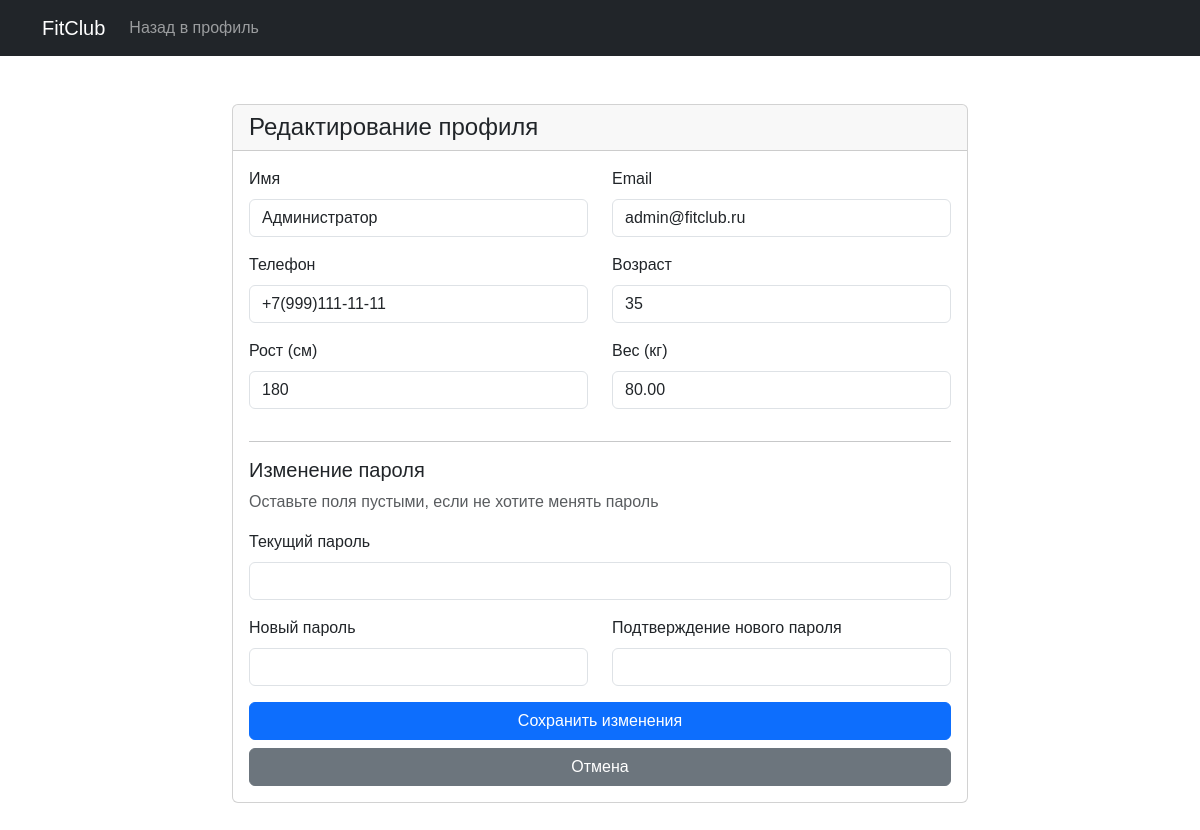
The page /edit_profile.php (signed in) on the database its author committed.
### tables this page shows
CREATE TABLE users (
    id INT AUTO_INCREMENT PRIMARY KEY,
    email VARCHAR(255) UNIQUE NOT NULL,
    password VARCHAR(255) NOT NULL,
    role ENUM('client', 'trainer', 'admin') DEFAULT 'client',
    phone VARCHAR(255) NULL,
    name VARCHAR(255) NULL,
    age INT NULL,
    height INT NULL,
    weight DECIMAL(5,2) NULL,
    created_at TIMESTAMP DEFAULT CURRENT_TIMESTAMP,
    updated_at TIMESTAMP DEFAULT CURRENT_TIMESTAMP ON UPDATE CURRENT_TIMESTAMP
);

### edit_profile.php (the view, shortened to what this page needs)
<?php
require_once 'config/db.php';
$user_id = $_SESSION['user_id'];
$sql = "SELECT * FROM users WHERE id = ?";
$stmt = $conn->prepare($sql);
$stmt->bind_param("i", $user_id);
$stmt->execute();
$user = $stmt->get_result()->fetch_assoc();
?>
<!DOCTYPE html>
<html lang="ru">
<head>
    <link href="https://cdn.jsdelivr.net/npm/bootstrap@5.3.0/dist/css/bootstrap.min.css" rel="stylesheet">
    <link rel="stylesheet" href="css/style.css">
</head>
<body>
    <nav class="navbar navbar-expand-lg navbar-dark bg-dark">
        <div class="container">
            <a class="navbar-brand" href="index.php">FitClub</a>
            <div class="collapse navbar-collapse" id="navbarNav">
                <ul class="navbar-nav me-auto">
                    <li class="nav-item">
                        <a class="nav-link" href="profile.php">Назад в профиль</a>
                    </li>
                </ul>
            </div>
        </div>
    </nav>
    <div class="container py-5">
        <div class="row justify-content-center">
            <div class="col-md-8">
                <div class="card">
                    <div class="card-header">
                        <h4 class="mb-0">Редактирование профиля</h4>
                    </div>
                    <div class="card-body">
                        <form method="POST">
                            <div class="row">
                                <div class="col-md-6 mb-3">
                                    <label class="form-label">Имя</label>
                                    <input type="text" class="form-control" name="name"
                                           value="<?php echo htmlspecialchars($user['name']); ?>" required>
                                </div>
                                <div class="col-md-6 mb-3">
                                    <label class="form-label">Email</label>
                                    <input type="email" class="form-control" name="email"
                                           value="<?php echo htmlspecialchars($user['email']); ?>" required>
                                </div>
                            </div>
                            <div class="row">
                                <div class="col-md-6 mb-3">
                                    <label class="form-label">Телефон</label>
                                    <input type="text" class="form-control" name="phone"
                                           value="<?php echo htmlspecialchars($user['phone']); ?>">
                                </div>
                                <div class="col-md-6 mb-3">
                                    <label class="form-label">Возраст</label>
                                    <input type="number" class="form-control" name="age"
                                           value="<?php echo $user['age']; ?>">
                                </div>
                            </div>
                            <div class="row">
                                <div class="col-md-6 mb-3">
                                    <label class="form-label">Рост (см)</label>
                                    <input type="number" class="form-control" name="height"
                                           value="<?php echo $user['height']; ?>">
                                </div>
                                <div class="col-md-6 mb-3">
                                    <label class="form-label">Вес (кг)</label>
                                    <input type="number" step="0.1" class="form-control" name="weight"
                                           value="<?php echo $user['weight']; ?>">
                                </div>
                            </div>
                            <hr>
                            <h5>Изменение пароля</h5>
                            <p class="text-muted">Оставьте поля пустыми, если не хотите менять пароль</p>
                            <div class="mb-3">
                                <label class="form-label">Текущий пароль</label>
                                <input type="password" class="form-control" name="current_password">
                            </div>
                            <div class="row">
                                <div class="col-md-6 mb-3">
                                    <label class="form-label">Новый пароль</label>
                                    <input type="password" class="form-control" name="new_password">
                                </div>
                                <div class="col-md-6 mb-3">
                                    <label class="form-label">Подтверждение нового пароля</label>
                                    <input type="password" class="form-control" name="confirm_password">
                                </div>
                            </div>
                            <div class="d-grid gap-2">
                                <button type="submit" class="btn btn-primary">Сохранить изменения</button>
                                <a href="profile.php" class="btn btn-secondary">Отмена</a>
                            </div>
                        </form>
                    </div>
                </div>
            </div>
        </div>
    </div>
</body>
</html>

### css/style.css (style rules this page uses)
body { font-family: 'Arial', sans-serif; }
.card { transition: transform 0.3s; }

### rows shown on the page
users: name "Администратор", email "admin@fitclub.ru", phone "+7(999)111-11-11", age "35", height "180", weight "80.00"
